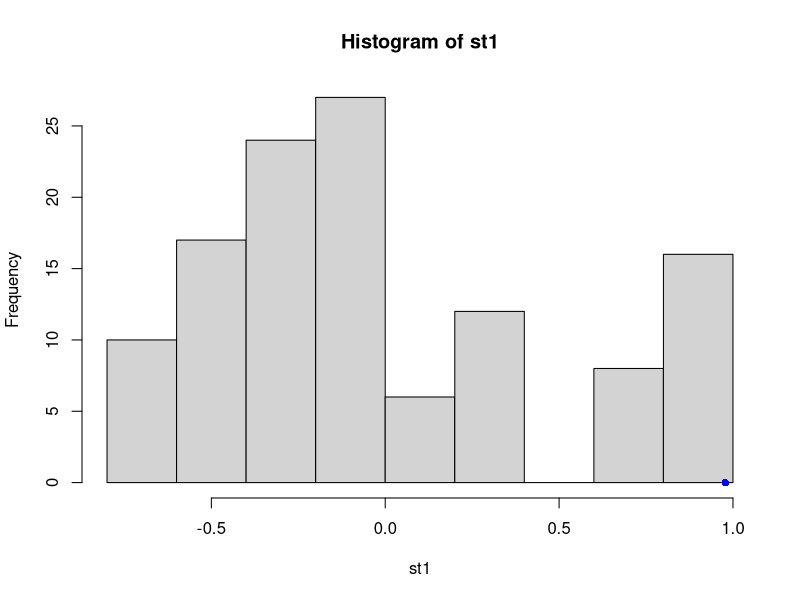
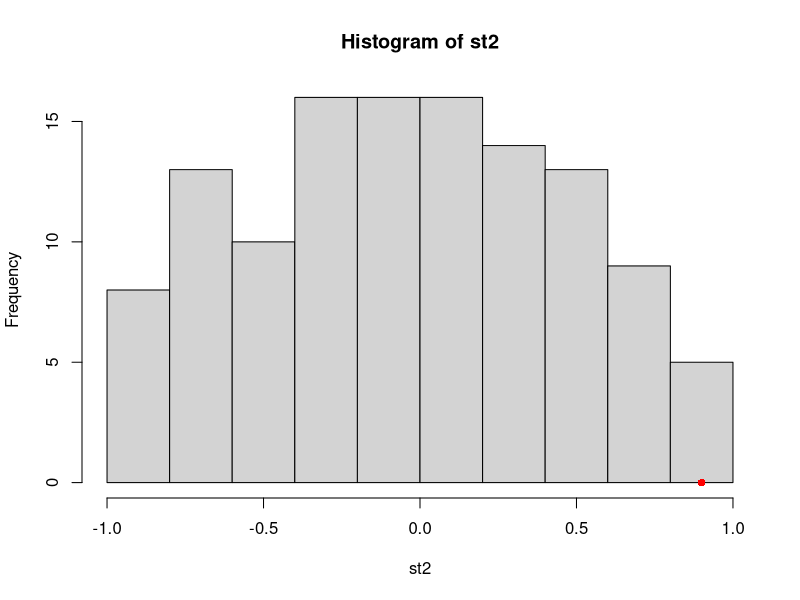

The R source for these figures, in order:
## ---- chunk 1
knitr::opts_chunk$set(echo = TRUE)
#install.packages("combinat")

library(combinat)

## ---- chunk 2
#exercise:1. Remember one of the examples presented in class: 

#The first row is chest circumference (in inches) of five subjects. 
#Let us call this X. 
#The second row is the respective total volumes of air that can be breathed in
#and out in one minute (in liters) for the same five subjects. Let us call this Y.
#X: 39, 29, 60, 40, 32
#Y: 11, 5, 20, 8, 6

#Download the package combinat in order to use the function permn().
#Perform an exact test for H0 : ρ = 0 against H1 : ρ > 0.
#Use Pearson and Spearman correlation coefficient as well
## ---- chunk 3


x= c(39,29,60,40,32)
y= c(11,5,20,8,6)
sttrue1= cor(x,y,method= "pearson") #taking statistic as the Pearson correlation coefficient
sttrue1
sttrue2= cor(x,y,method= "spearman") #taking statistic as the spearman correlation coefficient
sttrue2
n=length(y)
nr=fact(n) #number of rearrangements to be examined 
st1=numeric(nr)
st2=numeric(nr)
cnt1=0 #for initiating counting
cnt2=0
d=permn(y) #Permuting randomly the Y column leaving the X fixed
for (i in 1:nr)
  { st1[i]<-cor(d[[i]],x,method= "pearson") 
  if (st1[i] >=sttrue1)cnt1=cnt1+1 #comparing the true statistic and the evaluated statistic
  
  st2[i]<-cor(d[[i]],x,method= "spearman") 
  if (st2[i] >=sttrue2)cnt2=cnt2+1 #comparing the true statistic and the evaluated statistic
        
  } 
p_value1<-cnt1/nr #pvalue(using pearson)
p_value1

p_value2<-cnt2/nr #pvalue(using spearman)
p_value2

hist(st1)
points(sttrue1,0,pch = 16,
       col = "blue")

hist(st2)
points(sttrue2,0,pch = 16,
       col = "red")

#in both cases,since the p-value is lower than 0.05,we have lower evidence to support the null hypothesis
#therefore,the null hypothesis is rejected,so we can conclude that
#Chest circumference and volume of air are positively correlated
